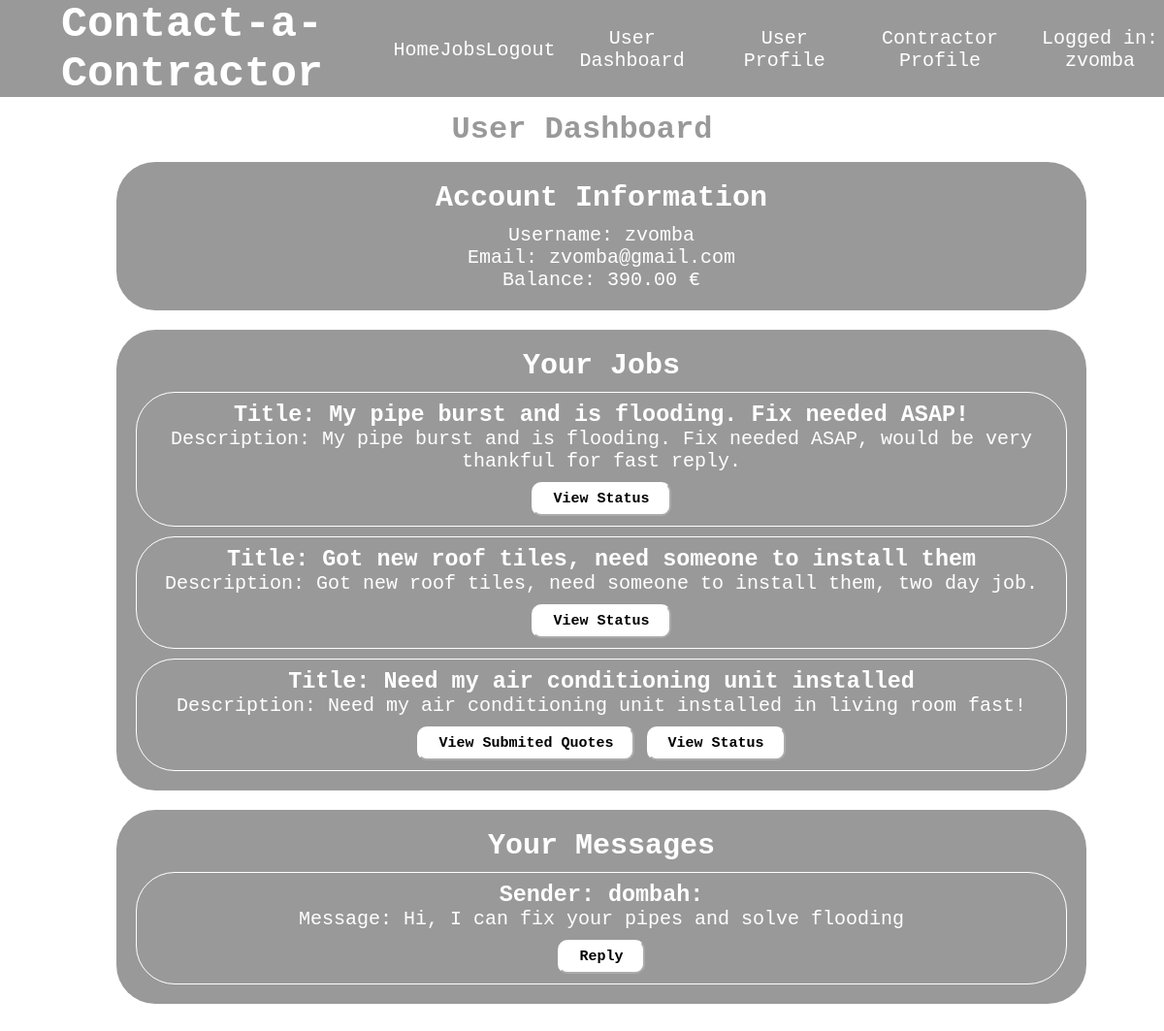
Page /accounts/dashboard/ (signed in) on the committed database.
### app/models.py (models this page shows, shortened)
class Account(models.Model):
    user = models.OneToOneField(User, on_delete=models.CASCADE)
    first_name = models.CharField(max_length=100)
    last_name = models.CharField(max_length=100)
    balance = models.DecimalField(max_digits=8, decimal_places=2)
    contractor = models.BooleanField()

class Job(models.Model):
    JOB_STATUS_AVAILABLE = "available"
    JOB_STATUS_ACCEPTED = "accepted"
    JOB_STATUS_IN_PROGRESS = "in progress"
    JOB_STATUS_COMPLETE = "complete"
    user = models.ForeignKey(User, on_delete=models.CASCADE)
    title = models.CharField(max_length=100)
    description = models.TextField(max_length=100)
    location = models.CharField(max_length=100)
    type = models.CharField(max_length=100)
    budget = models.DecimalField(max_digits=8, decimal_places=2)
    status = models.CharField(max_length=100, default=JOB_STATUS_AVAILABLE)
    is_completed = models.BooleanField()
    is_dispute_written = models.BooleanField(default=False)
    is_review_written = models.BooleanField(default=False)

class Message(models.Model):
    sender = models.ForeignKey(User, on_delete=models.CASCADE, related_name='sender')
    receiver = models.ForeignKey(User, on_delete=models.CASCADE, related_name='receiver')
    text = models.TextField()

### accounts/views.py (the view)
# urls.py: path('dashboard/', user_dashboard, name='user_dashboard'),
def user_dashboard(request):
    account = Account.objects.get(user = request.user)
    jobs = [job for job in Job.objects.all() if job.user.username == request.user.username]
    messages = [message for message in Message.objects.all() if message.receiver.username == request.user.username]
    your_quotes = [quote for quote in Quote.objects.all() if quote.contractor.username == request.user.username]
    your_job_quotes = [quote for quote in Quote.objects.all() if quote.job.user.username == request.user.username]
    assigned_jobs = [quote.job for quote in Quote.objects.all() if quote.accepted == True and quote.contractor.username == request.user.username and not quote.job.is_completed]
    completed_jobs = Job.objects.filter(user=request.user, is_completed=True)
    completed_Contractor_Jobs = completed_Contractor_Jobs = Job.objects.filter(quote__contractor=request.user, is_completed=True)
    context = {
          'account': account,
          'jobs': jobs,
          'messages': messages,
          'your_quotes': your_quotes,
          'your_job_quotes': your_job_quotes,
          'assigned_jobs': assigned_jobs,
          'completed_jobs': completed_jobs,
          'completed_Contractor_Jobs': completed_Contractor_Jobs,
          'JOB_STATUS_AVAILABLE': Job.JOB_STATUS_AVAILABLE,
          'JOB_STATUS_ACCEPTED': Job.JOB_STATUS_ACCEPTED,
          'JOB_STATUS_IN_PROGRESS': Job.JOB_STATUS_IN_PROGRESS,
    }
    return render(request, "accounts/user_dashboard.html", context)

### accounts/templates/accounts/user_dashboard.html (shortened to what this page needs)
{% extends 'app/base.html' %}
{% load static %}
{% block content %}
<link rel="stylesheet" type="text/css" href="{% static 'user_dashboard.css' %}">
 <h1>User Dashboard</h1>
 <div id="head">
    <div id="main">
        <h2>Account Information</h2>
        <p>Username: {{ account.user.username }}</p>
        <p>Email: {{ account.user.email }}</p>
        <p>Balance: {{ account.balance }} €</p>
    </div>
    <div id="main">
        <h2>Your Jobs</h2>
        {% if jobs %}
            {% for job in jobs %}
                <div style="border: 1px solid rgb(255, 255, 255);" id="table">
                    <h3>Title: {{ job.title }}</h3>
                    <p>Description: {{ job.description }}</p>
                    {% if job.is_completed %}
                        {% if not job.is_review_written %}
                            <a href="{% url 'accounts:submit_review' job.id %}">
                                <input type="button" value="Submit Review" id="button">
                            </a>
                            <a href="{% url 'accounts:submit_dispute' job.id %}">
                                <input type="button" value="Submit Dispute" id="button">
                            </a>
                        {% endif %}
                    {% else %}
                        {% if job.status == JOB_STATUS_AVAILABLE %}
                            <a href = "{% url 'accounts:view_quotes' job.id %}">
                                <input type="button" value="View Submited Quotes" id="button">
                            </a>
                        {% endif %}
                    {% endif %}
                    <a href="{% url 'accounts:job_status' job.id %}"><button id="button">View Status</button></a>
                </div>
            {% endfor %}
        {% else %}
            <p>No jobs yet!</p>
        {% endif %}
    </div >
    <div id="main">
        <h2>Your Messages</h2>
        {% if messages %}
            {% for message in messages %}
                <div style="border: 1px solid rgb(255, 255, 255);" id="table">
                    <h3>Sender: {{ message.sender }}:</h3>
                    <p>Message: {{ message.text }}</p>
                    <a href="{% url 'accounts:new_reply' message.id %}"><button id="button">Reply</button></a>
                </div>
            {% endfor %}
        {% else %}
            <p>No messages yet!</p>
        {% endif %}
    </div>
    <br>
</div>
{% endblock content %}

### app/templates/app/base.html (shortened to what this page needs)
{% load static %}
<!DOCTYPE html>
<html>
<head>
    <link rel="stylesheet" type="text/css" href="{% static 'base.css' %}">
</head>
<body>
    <header>
        <nav>
            <h1>Contact-a-Contractor</h1>
            <ul>
                <li><a href="/">Home</a></li>
                {% if request.user.is_authenticated %}
                    <p id="loggedIn">Logged in: {{ request.user.username }}</p>
                    <li><a href="{% url 'logout' %}">Logout</a></li>
                    {% if request.user.is_superuser %}
                        <li><a href="/admin">Admin Dashboard</a></li>
                    {% else %}
                        <li><a href="{% url 'accounts:user_dashboard' %}">User Dashboard</a></li>
                        <li><a href="{% url 'accounts:user_profile' request.user.username %}">User Profile</a></li>
                        {% if request.user.account.contractor %}
                            <li><a href="{% url 'accounts:contractor_profile' request.user.username %}">Contractor Profile</a></li>
                        {% endif %}
                        <li><a href="{% url 'available_jobs' %}">Jobs</a></li>
                    {% endif %}
                {% else %}
                    <li><a href="{% url 'login' %}">Login</a></li>
                    <li><a href="{% url 'accounts:register' %}">Register</a></li>
                {% endif %}
            </ul>
        </nav>
    </header>
    <main>
        {% block content %}
        {% endblock content %}
    </main>
</body>
</html>

### app/staticFiles/base.css (style rules this page uses)
* { margin: 0; padding: 0; }
html { background-image: url(https://www.pscpdx.com/wp-content/uploads/2023/03/Roofing-Contractors-Sherwood-OR.jpg); background-repeat: no-repeat; background-size: 200%; padding: 0px; margin: 0px; color: white; font-family:'Courier New', Courier, monospace ; }
header { background-color: rgba(0, 0, 0, 0.4); min-width: 100%; height: 100px; }
header nav { font-size: 30px; display: grid; height: 100%; grid-template-columns: 33% 1% 66%; }
header h1 { grid-column: 1; text-align: center; align-self: center; }
header ul { font-size: 20px; grid-column: 3; display: grid; width: 100%; grid-template-columns: auto auto auto auto auto auto auto; align-self: center; text-align: center; }
header ul li { width: 90%; height: 50px; list-style: none; border-radius: 10px; display: flex; justify-content: center; }
header ul li a { align-self: center; justify-content: center; align-self: center; text-align: center; }
a { text-decoration: none; color:rgb(255, 255, 255); }
header ul li:nth-child(1) { grid-column: 1; grid-row: 1; font-weight: 500; }
header ul li:nth-child(3) { grid-column: 3; grid-row: 1; }
header ul li:nth-child(4) { grid-column: 4; grid-row: 1; }
header ul li:nth-child(5) { grid-column: 5; grid-row: 1; }
header ul li:nth-child(6) { grid-column: 6; grid-row: 1; }
#loggedIn { grid-column: 7; grid-row: 1; align-self: center; }
main { height: fit-content; }

### app/staticFiles/user_dashboard.css (style rules this page uses)
#main { background-color: rgba(0, 0, 0, 0.4); width: 80%; border-radius: 40px; text-align: center; padding: 20px; font-size: 20px; margin-bottom: 20px; position: sticky; left: 10%; }
main h1 { color: rgba(0, 0, 0, 0.4); text-align: center; width: 100%; padding-top: 15px; margin-bottom: 15px; }
#table { border-radius: 40px; padding: 10px; margin-bottom: 10px; }
#table:last-child { margin-bottom: 0px; }
input { grid-column: 2; }
h2 { margin-bottom: 10px; }
#button { height: 35px; border-radius: 10px; font-size: 15px; font-family: 'Courier New', Courier, monospace; background-color: white; border-color: white; font-weight: 800; padding-right: 20px; padding-left: 20px; margin-top: 10px; }

### rows in the picture
Account: user.username "zvomba", user.email "zvomba@gmail.com", balance "390.00"
Job: title "My pipe burst and is flooding. Fix needed ASAP!", description "My pipe burst and is flooding. Fix needed ASAP, would be very thankful for fast reply."
Job: title "Got new roof tiles, need someone to install them", description "Got new roof tiles, need someone to install them, two day job."
Job: title "Need my air conditioning unit installed", description "Need my air conditioning unit installed in living room fast!"
Message: sender "dombah", text "Hi, I can fix your pipes and solve flooding"

### other values in the picture
{{ request.user.username }} "zvomba"
